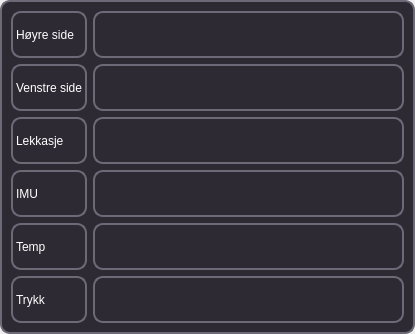
                              <widget class="QFrame" name="kameraBtnFrame">
                               <property name="sizePolicy">
                                <sizepolicy hsizetype="Preferred" vsizetype="Preferred">
                                 <horstretch>0</horstretch>
                                 <verstretch>1</verstretch>
                                </sizepolicy>
                               </property>
                               <property name="minimumSize">
                                <size>
                                 <width>0</width>
                                 <height>0</height>
                                </size>
                               </property>
                               <property name="maximumSize">
                                <size>
                                 <width>16777215</width>
                                 <height>16777215</height>
                                </size>
                               </property>
                               <layout class="QVBoxLayout" name="verticalLayout_13">
                                <property name="spacing">
                                 <number>5</number>
                                </property>
                                <property name="leftMargin">
                                 <number>0</number>
                                </property>
                                <property name="topMargin">
                                 <number>0</number>
                                </property>
                                <property name="rightMargin">
                                 <number>0</number>
                                </property>
                                <property name="bottomMargin">
                                 <number>0</number>
                                </property>
                                <item>
                                 <widget class="QFrame" name="frame_5">
                                  <property name="styleSheet">
                                   <string notr="true">QWidget {
    background-color: #6E6976;
}

QFrame {
    background-color: #2E2A33;
    border: 2px solid #6E6976;
    border-radius: 10px;
}

QPushButton {
    background-color: #2E2A33;
    border: 2px solid #6E6976;
    border-radius: 10px;
    color: #FFFFFF;
    padding: 5px;
}

QPushButton:hover {
    background-color: #6E6976;
    color: #FFFFFF;
}

QLineEdit {
    background-color: #2E2A33;
    border: 2px solid #6E6976;
    border-radius: 10px;
    color: #FFFFFF;
    padding: 5px;
}

QLabel {
    color: #FFFFFF;
}
</string>
                                  </property>
                                  <property name="frameShape">
                                   <enum>QFrame::StyledPanel</enum>
                                  </property>
                                  <property name="frameShadow">
                                   <enum>QFrame::Raised</enum>
                                  </property>
                                  <layout class="QVBoxLayout" name="verticalLayout_28">
                                   <item>
                                    <layout class="QHBoxLayout" name="horizontalLayout_14">
                                     <item>
                                      <layout class="QVBoxLayout" name="verticalLayout_29"/>
                                     </item>
                                     <item>
                                      <layout class="QVBoxLayout" name="verticalLayout_8">
                                       <item>
                                        <widget class="QLabel" name="label_25">
                                         <property name="sizePolicy">
                                          <sizepolicy hsizetype="MinimumExpanding" vsizetype="MinimumExpanding">
                                           <horstretch>0</horstretch>
                                           <verstretch>0</verstretch>
                                          </sizepolicy>
                                         </property>
                                         <property name="minimumSize">
                                          <size>
                                           <width>0</width>
                                           <height>47</height>
                                          </size>
                                         </property>
                                         <property name="maximumSize">
                                          <size>
                                           <width>311</width>
                                           <height>16777215</height>
                                          </size>
                                         </property>
                                         <property name="styleSheet">
                                          <string notr="true">QLabel {
  qproperty-alignment: 'AlignCenter';
}</string>
                                         </property>
                                         <property name="text">
                                          <string>Høyre side</string>
                                         </property>
                                        </widget>
                                       </item>
                                       <item>
                                        <widget class="QLabel" name="label_23">
                                         <property name="sizePolicy">
                                          <sizepolicy hsizetype="MinimumExpanding" vsizetype="MinimumExpanding">
                                           <horstretch>0</horstretch>
                                           <verstretch>0</verstretch>
                                          </sizepolicy>
                                         </property>
                                         <property name="minimumSize">
                                          <size>
                                           <width>0</width>
                                           <height>47</height>
                                          </size>
                                         </property>
                                         <property name="maximumSize">
                                          <size>
                                           <width>311</width>
                                           <height>16777215</height>
                                          </size>
                                         </property>
                                         <property name="styleSheet">
                                          <string notr="true">QLabel {
  qproperty-alignment: 'AlignCenter';
}</string>
                                         </property>
                                         <property name="text">
                                          <string>Venstre side</string>
                                         </property>
                                        </widget>
                                       </item>
                                       <item>
                                        <widget class="QLabel" name="label">
                                         <property name="sizePolicy">
                                          <sizepolicy hsizetype="Preferred" vsizetype="MinimumExpanding">
                                           <horstretch>0</horstretch>
                                           <verstretch>0</verstretch>
                                          </sizepolicy>
                                         </property>
                                         <property name="minimumSize">
                                          <size>
                                           <width>0</width>
                                           <height>47</height>
                                          </size>
                                         </property>
                                         <property name="styleSheet">
                                          <string notr="true">QLabel {
  qproperty-alignment: 'AlignCenter';
}</string>
                                         </property>
                                         <property name="text">
                                          <string>Lekkasje</string>
                                         </property>
                                        </widget>
                                       </item>
                                       <item>
                                        <widget class="QLabel" name="label_24">
                                         <property name="sizePolicy">
                                          <sizepolicy hsizetype="MinimumExpanding" vsizetype="MinimumExpanding">
                                           <horstretch>0</horstretch>
                                           <verstretch>0</verstretch>
                                          </sizepolicy>
                                         </property>
                                         <property name="minimumSize">
                                          <size>
                                           <width>0</width>
                                           <height>47</height>
                                          </size>
                                         </property>
                                         <property name="maximumSize">
                                          <size>
                                           <width>311</width>
                                           <height>16777215</height>
                                          </size>
                                         </property>
                                         <property name="styleSheet">
                                          <string notr="true">QLabel {
  qproperty-alignment: 'AlignCenter';
}</string>
                                         </property>
                                         <property name="text">
                                          <string>IMU</string>
                                         </property>
                                        </widget>
                                       </item>
                                       <item>
                                        <widget class="QLabel" name="label_26">
                                         <property name="sizePolicy">
                                          <sizepolicy hsizetype="MinimumExpanding" vsizetype="MinimumExpanding">
                                           <horstretch>0</horstretch>
                                           <verstretch>0</verstretch>
                                          </sizepolicy>
                                         </property>
                                         <property name="minimumSize">
                                          <size>
                                           <width>0</width>
                                           <height>47</height>
                                          </size>
                                         </property>
                                         <property name="maximumSize">
                                          <size>
                                           <width>311</width>
                                           <height>16777215</height>
                                          </size>
                                         </property>
                                         <property name="styleSheet">
                                          <string notr="true">QLabel {
  qproperty-alignment: 'AlignCenter';
}</string>
                                         </property>
                                         <property name="text">
                                          <string>Temp</string>
                                         </property>
                                        </widget>
                                       </item>
                                       <item>
                                        <widget class="QLabel" name="label_22">
                                         <property name="sizePolicy">
                                          <sizepolicy hsizetype="MinimumExpanding" vsizetype="MinimumExpanding">
                                           <horstretch>0</horstretch>
                                           <verstretch>0</verstretch>
                                          </sizepolicy>
                                         </property>
                                         <property name="minimumSize">
                                          <size>
                                           <width>0</width>
                                           <height>47</height>
                                          </size>
                                         </property>
                                         <property name="maximumSize">
                                          <size>
                                           <width>311</width>
                                           <height>16777215</height>
                                          </size>
                                         </property>
                                         <property name="styleSheet">
                                          <string notr="true">QLabel {
  qproperty-alignment: 'AlignCenter';
}</string>
                                         </property>
                                         <property name="text">
                                          <string>Trykk</string>
                                         </property>
                                        </widget>
                                       </item>
                                      </layout>
                                     </item>
                                     <item>
                                      <layout class="QVBoxLayout" name="verticalLayout_30">
                                       <item>
                                        <widget class="QLabel" name="labelManipulatorSikring">
                                         <property name="sizePolicy">
                                          <sizepolicy hsizetype="MinimumExpanding" vsizetype="MinimumExpanding">
                                           <horstretch>0</horstretch>
                                           <verstretch>0</verstretch>
                                          </sizepolicy>
                                         </property>
                                         <property name="minimumSize">
                                          <size>
                                           <width>311</width>
                                           <height>47</height>
                                          </size>
                                         </property>
                                         <property name="maximumSize">
                                          <size>
                                           <width>0</width>
                                           <height>50</height>
                                          </size>
                                         </property>
                                         <property name="styleSheet">
                                          <string notr="true">QLabel {
  qproperty-alignment: 'AlignCenter';
}</string>
                                         </property>
                                         <property name="text">
                                          <string/>
                                         </property>
                                        </widget>
                                       </item>
                                       <item>
                                        <widget class="QLabel" name="labelThrusterSikring">
                                         <property name="sizePolicy">
                                          <sizepolicy hsizetype="MinimumExpanding" vsizetype="MinimumExpanding">
                                           <horstretch>0</horstretch>
                                           <verstretch>0</verstretch>
                                          </sizepolicy>
                                         </property>
                                         <property name="minimumSize">
                                          <size>
                                           <width>0</width>
                                           <height>47</height>
                                          </size>
                                         </property>
                                         <property name="styleSheet">
                                          <string notr="true">QLabel {
  qproperty-alignment: 'AlignCenter';
}</string>
                                         </property>
                                         <property name="text">
                                          <string/>
                                         </property>
                                        </widget>
                                       </item>
                                       <item>
                                        <widget class="QLabel" name="labelLekkasjeAlarm">
                                         <property name="sizePolicy">
                                          <sizepolicy hsizetype="Preferred" vsizetype="MinimumExpanding">
                                           <horstretch>0</horstretch>
                                           <verstretch>0</verstretch>
                                          </sizepolicy>
                                         </property>
                                         <property name="minimumSize">
                                          <size>
                                           <width>0</width>
                                           <height>47</height>
                                          </size>
                                         </property>
                                         <property name="styleSheet">
                                          <string notr="true">QLabel {
  qproperty-alignment: 'AlignCenter';
}</string>
                                         </property>
                                         <property name="text">
                                          <string/>
                                         </property>
                                        </widget>
                                       </item>
                                       <item>
                                        <widget class="QLabel" name="labelIMUAlarm">
                                         <property name="sizePolicy">
                                          <sizepolicy hsizetype="Preferred" vsizetype="MinimumExpanding">
                                           <horstretch>0</horstretch>
                                           <verstretch>0</verstretch>
                                          </sizepolicy>
                                         </property>
                                         <property name="minimumSize">
                                          <size>
                                           <width>0</width>
                                           <height>47</height>
                                          </size>
                                         </property>
                                         <property name="styleSheet">
                                          <string notr="true">QLabel {
  qproperty-alignment: 'AlignCenter';
}</string>
                                         </property>
                                         <property name="text">
                                          <string/>
                                         </property>
                                        </widget>
                                       </item>
                                       <item>
                                        <widget class="QLabel" name="labelTempAlarm">
                                         <property name="sizePolicy">
                                          <sizepolicy hsizetype="Preferred" vsizetype="MinimumExpanding">
                                           <horstretch>0</horstretch>
                                           <verstretch>0</verstretch>
                                          </sizepolicy>
                                         </property>
                                         <property name="minimumSize">
                                          <size>
                                           <width>0</width>
                                           <height>47</height>
                                          </size>
                                         </property>
                                         <property name="styleSheet">
                                          <string notr="true">QLabel {
  qproperty-alignment: 'AlignCenter';
}</string>
                                         </property>
                                         <property name="text">
                                          <string/>
                                         </property>
                                        </widget>
                                       </item>
                                       <item>
                                        <widget class="QLabel" name="labelTrykkAlarm">
                                         <property name="sizePolicy">
                                          <sizepolicy hsizetype="Preferred" vsizetype="MinimumExpanding">
                                           <horstretch>0</horstretch>
                                           <verstretch>0</verstretch>
                                          </sizepolicy>
                                         </property>
                                         <property name="minimumSize">
                                          <size>
                                           <width>0</width>
                                           <height>47</height>
                                          </size>
                                         </property>
                                         <property name="styleSheet">
                                          <string notr="true">QLabel {
  qproperty-alignment: 'AlignCenter';
}</string>
                                         </property>
                                         <property name="text">
                                          <string/>
                                         </property>
                                        </widget>
                                       </item>
                                      </layout>
                                     </item>
                                    </layout>
                                   </item>
                                  </layout>
                                 </widget>
                                </item>
                               </layout>
                              </widget>
